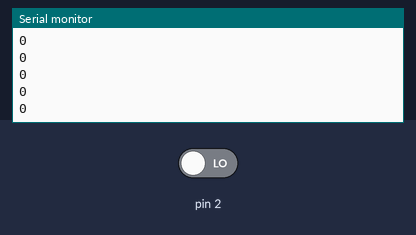
A sketch run on a simulated Arduino Uno, built with avr-gcc and run on an emulated ATmega328P. Parts: the last lines printed to the serial monitor. The test bench sets the inputs (shaded band); at power-on: pin 2 LOW.

Above: at 1.2 s.
1.3 s: pin 2 driven HIGH
At 1.31 s:
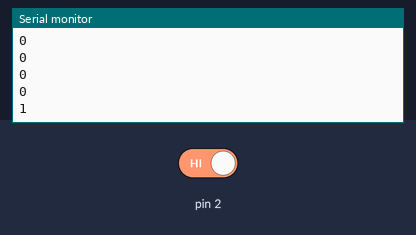
2.8 s: pin 2 driven LOW
At 2.81 s:
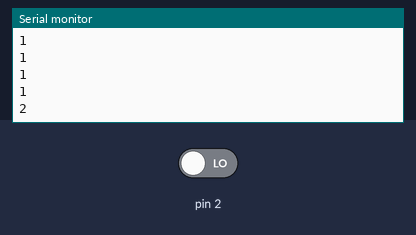
Timing chart, 0 to 5.8 s (numbered marks = the images above; inputs shaded):
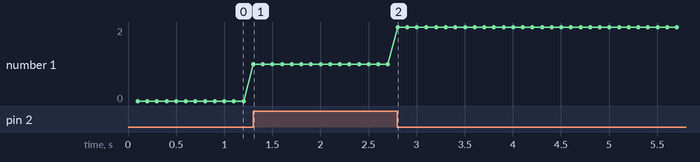

The sketch:

encoder_count.ino
```cpp
volatile int count = 0;
long int i = 0;
int cassy = 10;
int n;

void setup()
{
  Serial.begin(9600);
  attachInterrupt(digitalPinToInterrupt(2), counter, HIGH);
}

void counter()
{
  count++;
}

void loop()
{
  delay(100);
  Serial.print(count);
  Serial.print("\n");
}
```

Measured:
- after the input at 1.3 s, the serial monitor: prints a new line at once (image 1)
- after the input at 2.8 s, the serial monitor: prints a new line at once (image 2)
- plotted number 1: 0 → 1 after the input at 1.3 s, 1 → 2 after the input at 2.8 s
